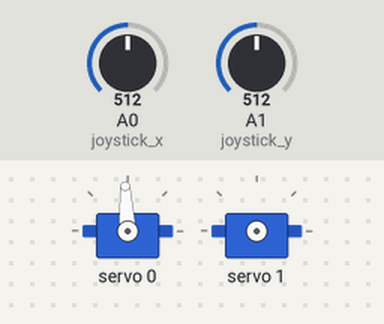
The sketch below on a simulated Arduino Uno, built with avr-gcc and run on an emulated ATmega328P. Shown: 2 × servo. The inputs (shaded band) are chosen by the test bench; at power-on: A0 (joystick_x) = 512, A1 (joystick_y) = 512. What the sketch prints to the serial monitor is not drawn.

Above: at 1.2 s.
1.3 s: A0 (joystick_x) set to 592
2.8 s: A0 (joystick_x) set to 610
At 2.97 s:
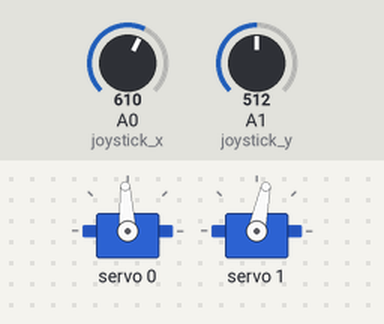
At 4.9 s:
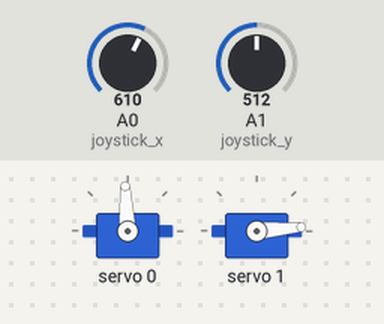
5.5 s: A1 (joystick_y) set to 591
8.5 s: A1 (joystick_y) set to 615
At 10.3 s:
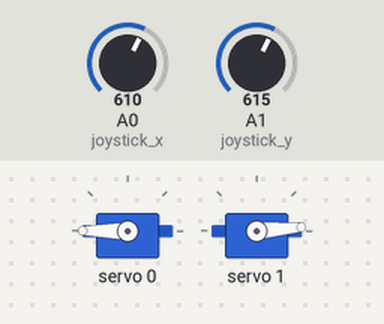
10.9 s: A0 (joystick_x) set to 415
12.4 s: A0 (joystick_x) set to 383
At 15.4 s:
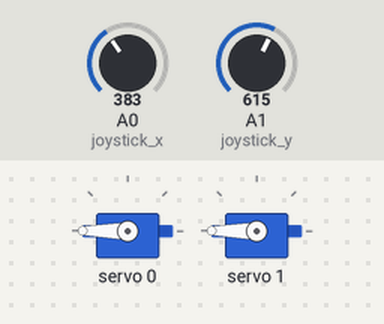
Timing chart, 0 to 16.4 s (numbered marks = the images above; inputs shaded):
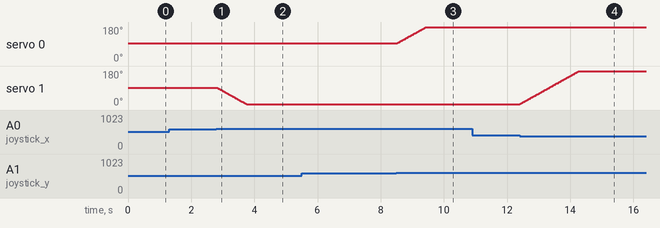

The sketch:

joystick.ino
```cpp
#include <Wire.h>
#include <Adafruit_PWMServoDriver.h>

#define SERVOMIN  150 // This is the 'minimum' pulse length count (out of 4096)
#define SERVOMAX  600 // This is the 'maximum' pulse length count (out of 4096)
#define USMIN  600 // This is the rounded 'minimum' microsecond length based on the minimum pulse of 150
#define USMAX  2400 // This is the rounded 'maximum' microsecond length based on the maximum pulse of 600
#define SERVO_FREQ 50 // Analog servos run at ~50 Hz updates

int joystick_x = A0;              // joystick x direction pin
int joystick_y = A1;              // joystick y direction pin
int pos_x;                   // declaring variable to stroe horizontal value
int pos_y;                   // declaring variable to stroe vertical value
int px= 1500;
int py = 1500;
uint8_t servonum1 = 0;
uint8_t servonum2 = 1;
Adafruit_PWMServoDriver pwm = Adafruit_PWMServoDriver();

void setServoPulse(uint8_t n, double pulse)
{
  double pulselength;

  pulselength = 1000000;   // 1,000,000 us per second
  pulselength /= SERVO_FREQ;   // Analog servos run at ~60 Hz updates
  Serial.print(pulselength); Serial.println(" us per period");
  pulselength /= 4096;  // 12 bits of resolution
  Serial.print(pulselength); Serial.println(" us per bit");
  pulse *= 1000000;  // convert input seconds to us
  pulse /= pulselength;
  Serial.println(pulse);
  pwm.setPWM(n, 0, pulse);
}

void setup()
{
  Serial.begin(9600);
  Serial.println("Test Servo");

  pwm.begin();

  pwm.setOscillatorFrequency(27000000);
  pwm.setPWMFreq(SERVO_FREQ);  // Analog servos run at ~50 Hz updates

  delay(10);
}

void loop()
{
  pos_x = analogRead(joystick_x);
  pos_y = analogRead(joystick_y);

  Serial.println(pos_x);

  if ((pos_x > 600) && (px > 600))
  {
      px = px - 5;
      pwm.writeMicroseconds(servonum2, px);
  }
  if ((pos_x < 400) && (px < 2400))
  {
    px = px + 5;
    pwm.writeMicroseconds(servonum2, px);
}

  if ((pos_y < 600) & (py>600))
  {
    py = py-5;
    pwm.writeMicroseconds(servonum1,py);
  }

  if ((pos_y > 400) && (py < 2400))
  {
    py = py + 5;
    pwm.writeMicroseconds(servonum1, py);
  }
}
```

Measured:
- the behaviour switches between 600 and 601 on A0 (joystick_x) (found by bisection; images 0 and 1)
- the behaviour switches between 599 and 600 on A1 (joystick_y) (found by bisection; images 2 and 3)
- the behaviour switches between 400 and 399 on A0 (joystick_x) (found by bisection; images 3 and 4)
- after the input at 2.8 s, servo 1: moves from 91° to 5° over 0.91 s, starting at once
- after the input at 8.5 s, servo 0: moves from 93° to 180° over 0.92 s, starting at once
- after the input at 12.4 s, servo 1: moves from 5° to 180° over 1.9 s, starting at once
